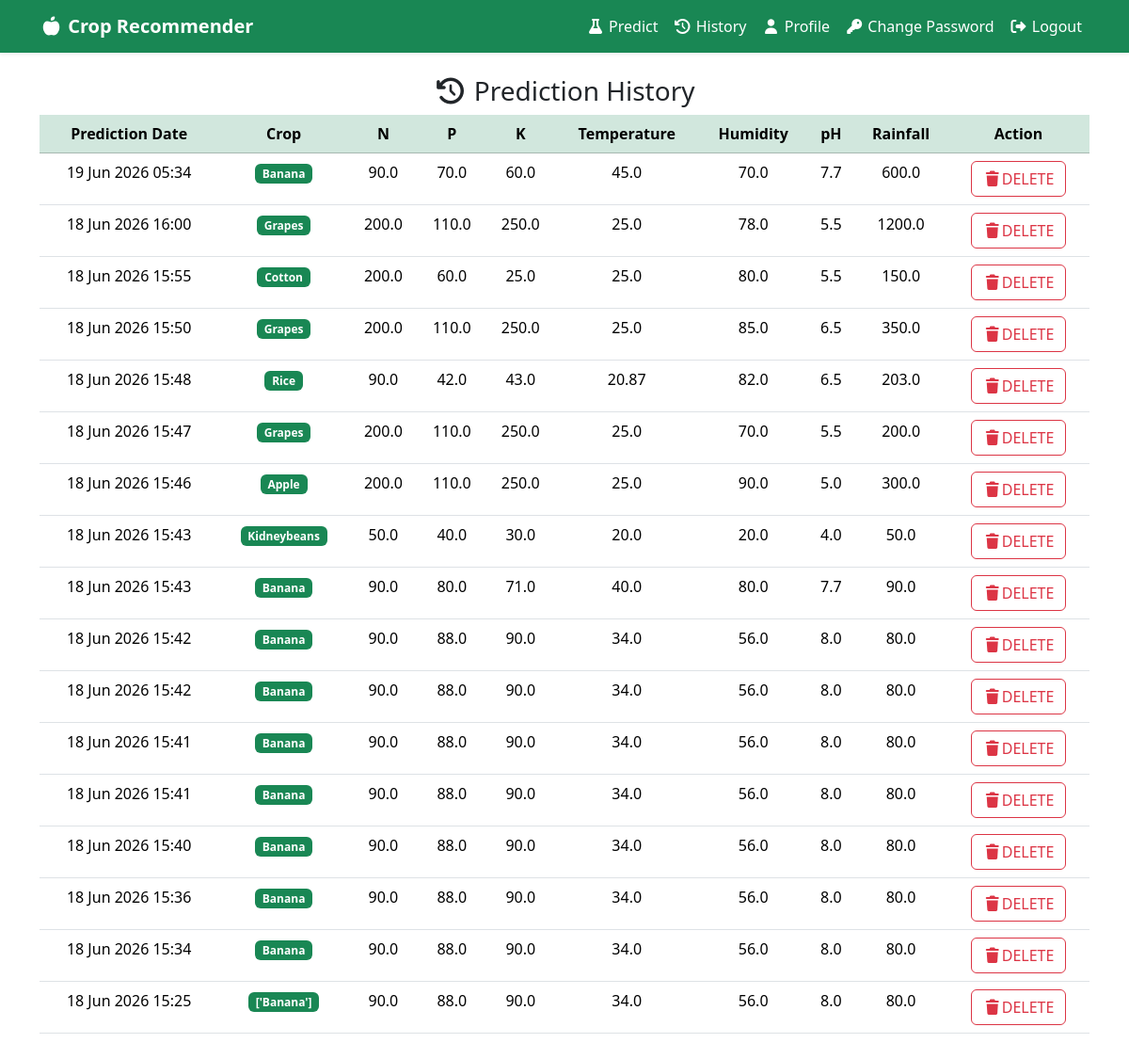
The page /user_history/ (signed in) on the database its author committed.
### Recommender/models.py (models this page shows, shortened)
class Prediction(models.Model):
    user = models.ForeignKey(User, on_delete=models.CASCADE, related_name="predictions")
    N = models.FloatField()  # This adds a new field
    P = models.FloatField()
    K = models.FloatField()
    temperature = models.FloatField()
    humidity = models.FloatField()
    ph = models.FloatField()
    rainfall = models.FloatField()
    predicted_label = models.CharField(max_length=100)
    created_at = models.DateTimeField(auto_now_add=True)
    class Meta:
        ordering = ["-created_at"]

### Recommender/views.py (the view)
# urls.py: path('user_history/',user_history_view, name='user_history'),
@login_required
def user_history_view(request):
    predictions = Prediction.objects.filter(user=request.user)
    return render(request, "history.html",locals())

### Recommender/templates/history.html (shortened to what this page needs)
{% extends "base.html" %}
{% load static %}
{% block content %}
<div class="text-center">
    <h3>
        <i class="fa-solid fa-clock-rotate-left"></i> Prediction History
    </h3>
    <table class="table">
        <thead class="table-success">
            <tr>
                <th>Prediction Date</th>
                <th>Crop</th>
                <th>N</th>
                <th>P</th>
                <th>K</th>
                <th>Temperature</th>
                <th>Humidity</th>
                <th>pH </th>
                <th>Rainfall</th>
                <th>Action</th>
            </tr>
        </thead>
        <tbody>
            {% for p in predictions %}
            <tr>
                <td>{{p.created_at | date:"d M Y H:i"}}</td>
                <td><span class="badge bg-success">{{p.predicted_label| title}}</span></td>
                <td>{{p.N}}</td>
                <td>{{p.P}}</td>
                <td>{{p.K}}</td>
                <td>{{p.temperature}}</td>
                <td>{{p.humidity}}</td>
                <td>{{p.ph}}</td>
                <td>{{p.rainfall}}</td>
                <td><a href="{% url 'user_delete_prediction' p.id %}" class="btn btn-outline-danger"
                        onclick="return confirm('Delete this entry? This cannot be undone')">
                        <i class="fa-solid fa-trash"></i>DELETE</a></td>
            </tr>
            {% endfor %}
        </tbody>
    </table>
</div>
{% endblock %}

### Recommender/templates/base.html (shortened to what this page needs)
<!DOCTYPE html>
<html lang="en">
<head>
    <link href="https://cdn.jsdelivr.net/npm/bootstrap@5.3.8/dist/css/bootstrap.min.css" rel="stylesheet">
    <link rel="stylesheet" href="https://cdnjs.cloudflare.com/ajax/libs/font-awesome/7.0.1/css/all.min.css"
 />
     <link rel="stylesheet" href="/static/css/style.css">
</head>
<body>
        <nav class="navbar navbar-expand-lg navbar-dark bg-success shadow-sm">
            <div class="container">
                <a class="navbar-brand fw-bold" href="#"><i class="fas fa-apple-alt"></i> Crop Recommender</a>
                <div class="collapse navbar-collapse" id="navbarSupportedContent">
                    <ul class="navbar-nav ms-auto ">
                        {% if user.is_authenticated  and not user.is_staff %}
                        <li class="nav-item">
                            <a class="nav-link active" aria-current="page" href="{% url 'predict' %}"><i class="fa-solid fa-flask"></i>
                                Predict</a>
                        </li>
                        <li class="nav-item">
                            <a class="nav-link active" aria-current="page" href="{% url 'user_history' %}"><i
                                    class="fa-solid fa-clock-rotate-left"></i> History</a>
                        </li>
                        <li class="nav-item">
                            <a class="nav-link active" aria-current="page" href="{% url 'profile' %}"><i class="fa-solid fa-user"></i>
                                Profile</a>
                        </li>
                        <li class="nav-item">
                            <a class="nav-link active" aria-current="page" href="#"><i class="fa-solid fa-key"></i>
                                Change Password </a>
                        </li>
                        <li class="nav-item">
                            <a class="nav-link active" aria-current="page" href="{% url 'logout' %}"><i
                                    class="fa-solid fa-sign-out-alt"></i> Logout </a>
                        </li>
                        {% endif %}
                    </ul>
                </div>
            </div>
        </nav>
        <main class="container py-4">
            {% block content %} {% endblock %}
        </main>
</body>
</html>

### rows shown on the page
Prediction: created_at "19 Jun 2026 05:34", predicted_label "Banana", N "90.0", P "70.0", K "60.0", temperature "45.0", humidity "70.0", ph "7.7", rainfall "600.0"
Prediction: created_at "18 Jun 2026 16:00", predicted_label "Grapes", N "200.0", P "110.0", K "250.0", temperature "25.0", humidity "78.0", ph "5.5", rainfall "1200.0"
Prediction: created_at "18 Jun 2026 15:55", predicted_label "Cotton", N "200.0", P "60.0", K "25.0", temperature "25.0", humidity "80.0", ph "5.5", rainfall "150.0"
Prediction: created_at "18 Jun 2026 15:50", predicted_label "Grapes", N "200.0", P "110.0", K "250.0", temperature "25.0", humidity "85.0", ph "6.5", rainfall "350.0"
Prediction: created_at "18 Jun 2026 15:48", predicted_label "Rice", N "90.0", P "42.0", K "43.0", temperature "20.87", humidity "82.0", ph "6.5", rainfall "203.0"
Prediction: created_at "18 Jun 2026 15:47", predicted_label "Grapes", N "200.0", P "110.0", K "250.0", temperature "25.0", humidity "70.0", ph "5.5", rainfall "200.0"
Prediction: created_at "18 Jun 2026 15:46", predicted_label "Apple", N "200.0", P "110.0", K "250.0", temperature "25.0", humidity "90.0", ph "5.0", rainfall "300.0"
Prediction: created_at "18 Jun 2026 15:43", predicted_label "Kidneybeans", N "50.0", P "40.0", K "30.0", temperature "20.0", humidity "20.0", ph "4.0", rainfall "50.0"
Prediction: created_at "18 Jun 2026 15:43", predicted_label "Banana", N "90.0", P "80.0", K "71.0", temperature "40.0", humidity "80.0", ph "7.7", rainfall "90.0"
Prediction: created_at "18 Jun 2026 15:42", predicted_label "Banana", N "90.0", P "88.0", K "90.0", temperature "34.0", humidity "56.0", ph "8.0", rainfall "80.0"
Prediction: created_at "18 Jun 2026 15:42", predicted_label "Banana", N "90.0", P "88.0", K "90.0", temperature "34.0", humidity "56.0", ph "8.0", rainfall "80.0"
Prediction: created_at "18 Jun 2026 15:41", predicted_label "Banana", N "90.0", P "88.0", K "90.0", temperature "34.0", humidity "56.0", ph "8.0", rainfall "80.0"
Prediction: created_at "18 Jun 2026 15:41", predicted_label "Banana", N "90.0", P "88.0", K "90.0", temperature "34.0", humidity "56.0", ph "8.0", rainfall "80.0"
Prediction: created_at "18 Jun 2026 15:40", predicted_label "Banana", N "90.0", P "88.0", K "90.0", temperature "34.0", humidity "56.0", ph "8.0", rainfall "80.0"
Prediction: created_at "18 Jun 2026 15:36", predicted_label "Banana", N "90.0", P "88.0", K "90.0", temperature "34.0", humidity "56.0", ph "8.0", rainfall "80.0"
Prediction: created_at "18 Jun 2026 15:34", predicted_label "Banana", N "90.0", P "88.0", K "90.0", temperature "34.0", humidity "56.0", ph "8.0", rainfall "80.0"
Prediction: created_at "18 Jun 2026 15:25", predicted_label "['Banana']", N "90.0", P "88.0", K "90.0", temperature "34.0", humidity "56.0", ph "8.0", rainfall "80.0"
